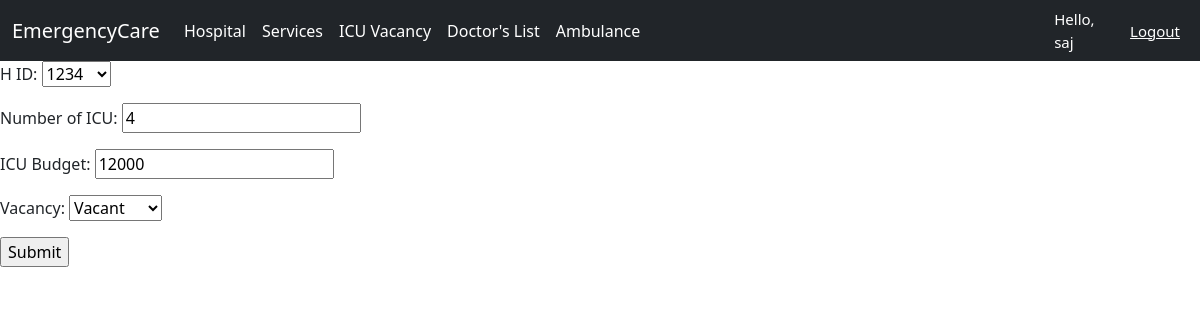
The app's page /update_ICU/1 (signed in) with its own data.
### Location/models.py (models this page shows, shortened)
class Hospital(models.Model):
    H_ID = models.CharField(max_length=200)
    H_name = models.CharField(max_length=200)
    Co_ordinate = models.ForeignKey(Location, on_delete=models.CASCADE)
    image = models.ImageField(upload_to='images/',blank=True, null=True, default='images/default.jpg')
    def __str__(self):
        return self.H_ID

class ICUVacancy(models.Model):
    H_ID = models.ForeignKey(Hospital, on_delete=models.CASCADE)
    Number_of_ICU = models.IntegerField(blank=True, null=True)
    ICU_Budget = models.IntegerField(blank=True, null=True)
    status_vacancy = (
        ('Vacant', 'Vacant'),
        ('Occupied', 'Occupied'),
    )
    Vacancy = models.CharField(max_length=100, choices=status_vacancy, blank=True, null=True)

### EMCSystem/decorators.py (the view)
        def wrapper_func(request, *args, **kwargs):
            group = None
            if request.user.groups.exists():
                group = request.user.groups.all()[0].name
            if group in allowed_roles:
                return view_func(request, *args, **kwargs)
            else:
                return HttpResponse("You are not authorized to view this page")

### Location/forms.py
class ICUForm(ModelForm):
    class Meta:
        model = ICUVacancy
        fields = '__all__'

### Location/views.py (called while the page is built)
@allowed_user(allowed_roles=['Admin'])
def update_ICU(request, id):
    icuvac = ICUVacancy.objects.get(pk = id)
    form = ICUForm(instance=icuvac)
    if request.method == 'POST':
        form = ICUForm(request.POST, request.FILES, instance=icuvac)
        if form.is_valid():
            form.save()
            return redirect('ICUVac')
    context = {'form':form}
    return render(request, template_name='hospital/add_ICU.html', context=context)

### templates/hospital/add_ICU.html (shortened to what this page needs)
 {% extends 'hospital/ICUVac.html' %}
 {% block content %}
 {% load static %}
<form action="" method="POST" enctype="multipart/form-data" >
 {{form.as_p}}
 <input type="submit" name="Submit">
</form>
  {% endblock %}

### templates/hospital/Navbar.html (shortened to what this page needs)
{% load static %}
<nav class="navbar navbar-expand-lg navbar-dark bg-dark">
  <div class="container-fluid">
    <a class="navbar-brand" href="{% url 'Home' %}">EmergencyCare</a>
    <div class="collapse navbar-collapse" id="navbarNavAltMarkup">
      <div class="navbar-nav">
        <a class="nav-link active" aria-current="page" href="{% url 'hospital' %}">Hospital</a>
        <a class="nav-link active" aria-current="page" href="{% url 'Services' %}">Services</a>
        <a class="nav-link active" aria-current="page" href="{% url 'ICUVac' %}">ICU Vacancy</a>
        <a class="nav-link active" aria-current="page" href="{% url 'DoctorList' %}">Doctor's List</a>
        <a class="nav-link active" aria-current="page" href="{% url 'Ambulance' %}">Ambulance</a>
      </div>
    </div>
  </div>
  <span class="hello-msg" >Hello, {{request.user}}</span>
  <span><a class="hello-msg" href="{% url 'logout' %}">Logout</a></span>
</nav>

### templates/hospital/Navbar.html (style rules this page uses)
.hello-msg { font-size: 15px; color: #fff; margin-right: 20px; }

### records on screen
Hospital: H_ID "1234"
ICUVacancy: Number_of_ICU "4", ICU_Budget "12000", Vacancy "Vacant"

### other values on screen
{{ request.user }} "saj"
